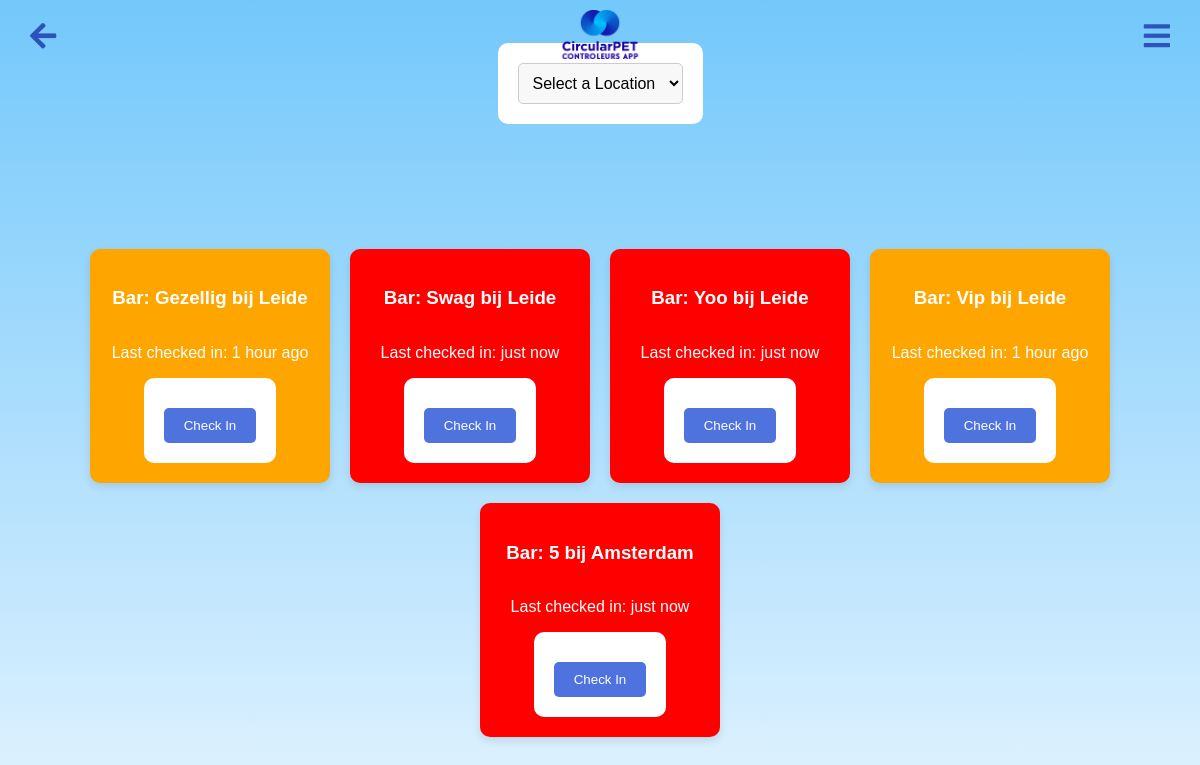
The page /check_ins on the database its author committed.
### app.py (models this page shows, shortened)
class Bar(db.Model):
    id = db.Column(db.Integer, primary_key=True)
    zakken_gekregen = db.Column(db.Integer, default=0)
    volle_zakken_opgehaald = db.Column(db.Integer, default=0)
    kg_van_zak = db.Column(db.Integer, default=0)
    url = db.Column(db.String)
    link = db.Column(db.String)
    note = db.Column(db.String, nullable=True)  # Add this line to include a note field
    change_log = db.Column(db.String, default="", nullable=True)
    activity_log = db.relationship('ActivityLog', backref='bar', lazy=True)
    last_checked_in = db.Column(db.DateTime, nullable=True)
    id = db.Column(db.Integer, primary_key=True)
    name = db.Column(db.String(120), nullable=False)
    zakken = db.Column(db.Integer, nullable=False, default=0)
    bekers = db.Column(db.Integer, nullable=False, default=0)
    location_id = db.Column(db.Integer, db.ForeignKey('location.id'), nullable=False)
    location = db.relationship('Location', backref=db.backref('bars', lazy=True))

class Location(db.Model):
    __tablename__ = 'location'
    __table_args__ = {'extend_existing': True}
    id = db.Column(db.Integer, primary_key=True)
    name = db.Column(db.String(120), unique=True, nullable=False)
    zakken = db.Column(db.Integer, nullable=False, default=0)
    bekers = db.Column(db.Integer, nullable=False, default=0)
    url = db.Column(db.String(500), nullable=True)

### app.py (the view)
@app.route('/check_ins')
def check_ins():
    location_id = request.args.get('location_id')
    if location_id:
        bars = Bar.query.filter_by(location_id=location_id).all()
    else:
        bars = Bar.query.all()
    locations = Location.query.all()
    return render_template('check_ins.html', bars=bars, locations=locations)

### app.py (called while the page is built)
@app.template_filter('time_since')
def time_since(dt, default="just now"):
    now = datetime.utcnow()
    diff = now - dt if dt else None
    if diff is None:
        return default
    periods = [
        (diff.days // 365, "year", "years"),
        (diff.days // 30, "month", "months"),
        (diff.days, "day", "days"),
        (diff.seconds // 3600, "hour", "hours"),
        (diff.seconds // 60, "minute", "minutes"),
        (diff.seconds, "second", "seconds"),
    ]
    for period, singular, plural in periods:
        if period:
            return f"{period} {singular if period == 1 else plural} ago"
    return default

@app.template_filter('hours_since')
def hours_since(dt):
    if dt is None:
        return float('inf')  # Return infinity if there's no last check-in time
    now = datetime.utcnow()
    diff = now - dt
    hours = diff.total_seconds() / 3600
    return hours

### templates/check_ins.html (shortened to what this page needs)
<!DOCTYPE html>
<html lang="en">
<head>
    <link rel="stylesheet" href="{{ url_for('static', filename='main.css') }}">
    <link rel="stylesheet" href="https://cdnjs.cloudflare.com/ajax/libs/font-awesome/5.15.1/css/all.min.css">
</head>
<body>
    <img src="{{ url_for('static', filename='logo.png') }}" alt="CircularPET Logo" class="logo2">
    <a href="javascript:history.back()" class="back-button"><i class="fas fa-arrow-left"></i></a>
    <div class="gear-icon-container"> <i id="toggleSidebar" class="fa fa-bars"></i></div>
        <div class="location-filters">
            <form action="{{ url_for('check_ins') }}" method="get">
                <select name="location_id" onchange="this.form.submit()">
                    <option value="">Select a Location</option>
                </select>
            </form>
        </div>
        <div class="bars-container">
            {% for bar in bars %}
            {% set hours_since_checkin = bar.last_checked_in | hours_since %}
            <div class="bar-item"
                 style="background-color:
                        {% if hours_since_checkin > 2 %}red; color: white;
                        {% elif hours_since_checkin > 1 %}orange; color: white;
                        {% else %}white;
                        {% endif %}">
                <h3>Bar: {{ bar.name }} bij {{ bar.location.name }}</h3>
                <p>Last checked in: {{ bar.last_checked_in | time_since }}</p>
                <form action="{{ url_for('check_in_bar', bar_id=bar.id) }}" method="post">
                    <button type="submit">Check In</button>
                </form>
            </div>
        {% endfor %}
        </div>
</body>
</html>

### static/main.css (style rules this page uses)
body { font-family: 'Arial', sans-serif; background: linear-gradient(to bottom, #73c8fb 0%, #e0f2ff 100%); margin: 0; padding: 0; display: flex; height: 100vh; align-items: center; flex-wrap: wrap; justify-content: center; }
.back-button { position: fixed; top: 10px; left: 10px; background-color: transparent; color: #2E52BB; text-decoration: none; padding: 10px 20px; border-radius: 5px; font-size: 30px; z-index: 1000; }
.logo2 { position: absolute; top: 10px; width: 90px; position: fixed; z-index: 1000; }
.gear-icon-container { position: fixed; top: 20px; right: 20px; cursor: pointer; font-size: 24px; color: #2E52BB; font-size: 30px; padding: 10px 20px; margin-top: -10px; margin-right: -10px; z-index: 1000; }
::placeholder { color: #888; }
form { background: #fff; padding: 20px; border-radius: 10px; display: inline-block; }
form label, form select, form input[type="submit"] { font-size: 1em; }
form select { padding: 0.5em; border: 1px solid #ccc; border-radius: 5px; background-color: #f8f8f8; }
.bars-container { display: flex; flex-wrap: wrap; justify-content: center; gap: 20px; width: 100%; padding: 20px; }
.bar-item { background-color: #fff; padding: 20px; border-radius: 10px; box-shadow: 0 4px 8px rgba(0, 0, 0, 0.1); display: flex; flex-direction: column; align-items: center; justify-content: center; width: 200px; }
.bar-item button { margin-top: 10px; padding: 10px 20px; background-color: #4e73df; color: white; border: none; border-radius: 5px; cursor: pointer; transition: background-color 0.3s ease; }
.location-filters { text-align: center; margin-bottom: 20px; }
.location-filters select { padding: 10px; border-radius: 5px; border: 1px solid #ccc; }

### rows shown on the page
Bar: name "Gezellig", location.name "Leide", last_checked_in "1 hour ago"
Bar: name "Swag", location.name "Leide", last_checked_in "just now"
Bar: name "Yoo", location.name "Leide", last_checked_in "just now"
Bar: name "Vip", location.name "Leide", last_checked_in "1 hour ago"
Bar: name "5", location.name "Amsterdam", last_checked_in "just now"
